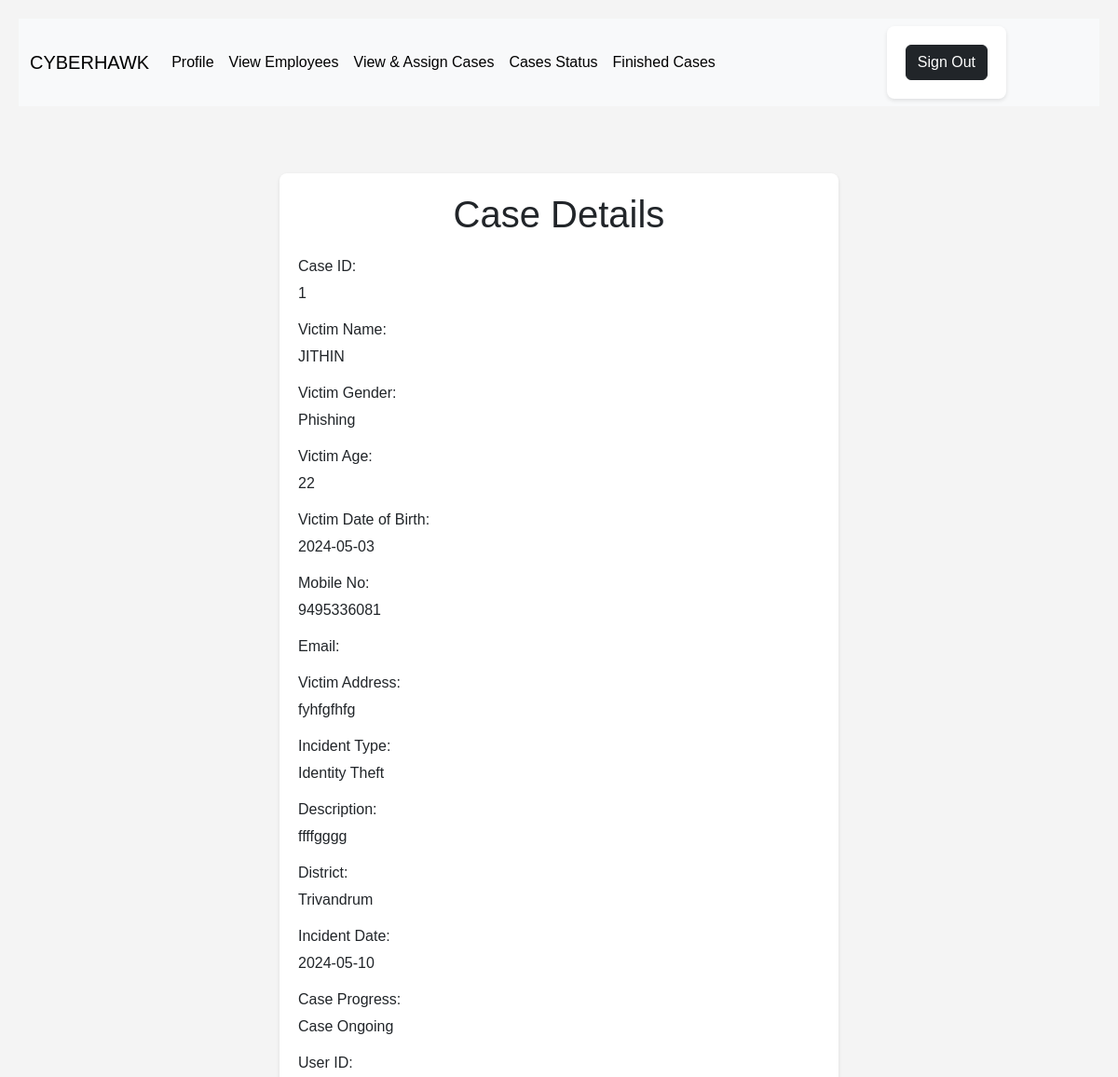
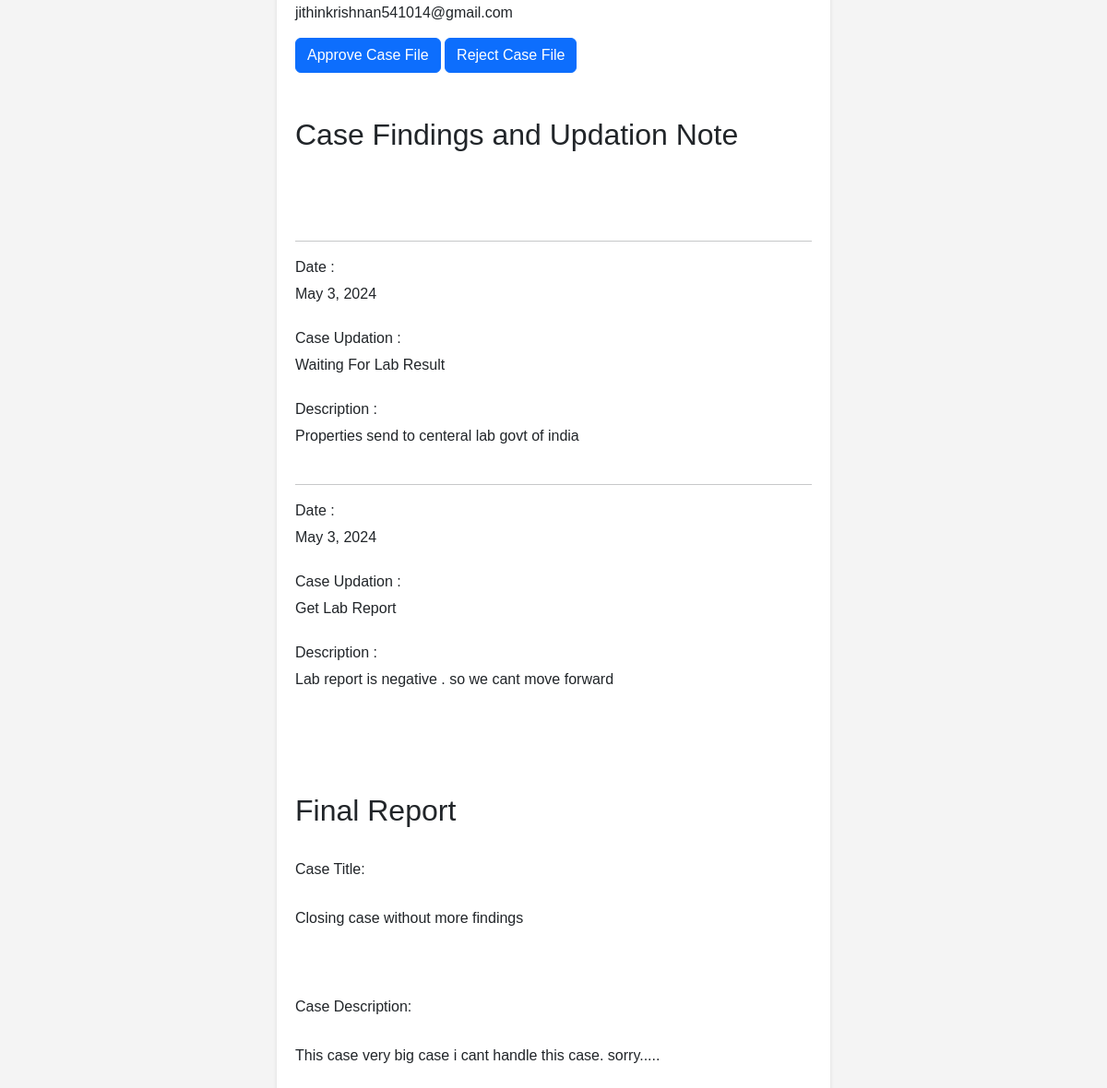
Screenshot of /Manager/CaseStatus2/1 with the database file from the repository (2 pictures, top to bottom).
### website/models.py (models this page shows)
class AllocateCase(models.Model):
    case_id = models.ForeignKey(crimetable,on_delete=models.CASCADE)
    office=models.ForeignKey(registrationtable,on_delete=models.CASCADE)
    casestatus=models.IntegerField(default=0)  # 0- Started , 1- Submitted
    ManagerApproval=models.IntegerField(default=0)
    AdminApproval=models.IntegerField(default=0)
    title=models.CharField(max_length=100,null=True)
    description=models.CharField(max_length=1000,null=True)
    statisfied_Sts=models.IntegerField(default=0)

class crimetable(models.Model):
    case_id = models.IntegerField(primary_key='true', auto_created="true")
    victim_name =models.CharField(max_length=30)
    victim_gender = models.CharField(max_length=50)
    victim_age =models.CharField(max_length=15)
    victim_dob = models.CharField(max_length=15)
    mobile_no = models.CharField(max_length=15)
    email = models.CharField(max_length=40)
    victim_address = models.CharField(max_length=50)
    incident_type = models.CharField(max_length=50)
    description = models.CharField(max_length=100)
    district = models.CharField(max_length=25)
    incident_date = models.CharField(max_length=20)
    case_progress = models.IntegerField(default=0) # 1- case closed , 0- registred , 2- case is on going
    userid=models.ForeignKey(registrationtable,on_delete=models.SET_NULL,null=True)
    def __str__(self):
        return (f"{self.case_id} {self.victim_name} {self.incident_type}")

class CaseFlow(models.Model):
    date=models.DateField(auto_now=True)
    findings=models.CharField(max_length=200)
    description=models.CharField(max_length=200)
    case_id = models.ForeignKey(crimetable,on_delete=models.CASCADE)

### Manager/views.py (the view)
# urls.py: path('CaseStatus2/<int:id>', views.CaseStatus2, name='CaseStatus2'),
def CaseStatus2(request,id):
    b=AllocateCase.objects.filter(id=id).first()
    c=CaseFlow.objects.filter(case_id=b.case_id)
    return render(request,"Manager/CaseStatus2.html",{"data":b,"c":c})

### templates/Manager/CaseStatus2.html (shortened to what this page needs)
{% extends 'Manager/home.html' %}
{% block content %}
   <br>
   <br>
   <br>
   <form id="bookingForm">
       <h1>Case Details</h1>
       <div>
        <label for="caseId">Case ID:</label>
        <span>{{ data.case_id.case_id }}</span>
    </div>
    <div>
        <label for="victimName">Victim Name:</label>
        <span>{{ data.case_id.victim_name }}</span>
    </div>
    <div>
        <label for="victimGender">Victim Gender:</label>
        <span>{{ data.case_id.victim_gender }}</span>
    </div>
    <div>
        <label for="victimAge">Victim Age:</label>
        <span>{{ data.case_id.victim_age }}</span>
    </div>
    <div>
        <label for="victimDob">Victim Date of Birth:</label>
        <span>{{ data.case_id.victim_dob }}</span>
    </div>
    <div>
        <label for="mobileNo">Mobile No:</label>
        <span>{{ data.case_id.mobile_no }}</span>
    </div>
    <div>
        <label for="email">Email:</label>
    </div>
    <div>
        <label for="victimAddress">Victim Address:</label>
        <span>{{ data.case_id.victim_address }}</span>
    </div>
    <div>
        <label for="incidentType">Incident Type:</label>
        <span>{{ data.case_id.incident_type }}</span>
    </div>
    <div>
        <label for="description">Description:</label>
        <span>{{ data.case_id.description }}</span>
    </div>
    <div>
        <label for="district">District:</label>
        <span>{{ data.case_id.district }}</span>
    </div>
    <div>
        <label for="incidentDate">Incident Date:</label>
        <span>{{ data.case_id.incident_date }}</span>
    </div>
    <div>
        <label for="caseProgress">Case Progress:</label>
        <span>
            {% if data.case_id.case_progress == 1 %}
                Case Closed
            {% elif data.case_id.case_progress == 0 %}
                Registered
            {% elif data.case_id.case_progress == 2 %}
                Case Ongoing
            {% endif %}
        </span>
    </div>
    <div>
        <label for="userId">User ID:</label>
        <span>{{ data.case_id.userid_id }}</span>
    </div>
    {% if data.casestatus == 1 %}
    <a href="{% url 'Manager:SubmitCase' data.id %}" class="btn btn-primary">Approve Case File</a>
    <a href="{% url 'Manager:CancelCase' data.id %}" class="btn btn-primary">Reject Case File</a>
    {% endif %}
       <br><br><br>
       <h2>Case Findings and Updation Note</h2>
       <br><br><br>
       <div id="workoutPlans">
           {% for i in  c %}
           <div>
           <hr>
           <label for="workoutName">Date :</label>
           <span>{{ i.date }} </span>
           <br>
           <br>
           <label for="workoutDescription">Case Updation :</label>
           <span>{{ i.findings }} </span>
           <br>
           <br>
           <label for="workoutStatus">Description :</label>{{ i.description }}
           <br>
           <br>
           </div>
           {% endfor %}
           <br><br><br>
           <h2>Final Report</h2> <br>
           <label for="case_title">Case Title:</label><br>
           {{ data.title }}
           <br><br><br><br>
           <label for="case_description">Case Description:</label><br>
        {{ data.description }}
{% endblock %}

### templates/Manager/home.html (shortened to what this page needs)
<!doctype html>
<html lang="en">
  <head>
    <link href="https://cdn.jsdelivr.net/npm/bootstrap@5.3.3/dist/css/bootstrap.min.css" rel="stylesheet">
  </head>
  <body>
    {% include 'Manager/employeenavbar.html' %}
    {% block content %}{% endblock %}
  </body>
</html>

### templates/Manager/employeenavbar.html (shortened to what this page needs)
<nav class="navbar navbar-expand-lg bg-body-tertiary">
  <div class="container-fluid">
    <a class="navbar-brand" href="#">CYBERHAWK</a>
    <div class="collapse navbar-collapse " id="navbarSupportedContent">
      <ul class="navbar-nav me-auto mb-2 mb-lg-0 ">
        <li class="nav-item">
          <a class="nav-link active" aria-current="page" href="{% url 'Manager:profile' %}">Profile</a>
        </li>
        <li class="nav-item">
          <a class="nav-link active" aria-current="page" href="{% url 'Manager:ViewEmployees' %}">View Employees</a>
        </li>
        <li class="nav-item">
          <a class="nav-link active" aria-current="page" href="{% url 'Manager:Assign' %}">View & Assign Cases</a>
        </li>
        <li class="nav-item">
          <a class="nav-link active" aria-current="page" href="{% url 'Manager:CaseStatus' %}">Cases Status</a>
        </li>
        <li class="nav-item">
          <a class="nav-link active" aria-current="page" href="{% url 'Manager:Finished' %}">Finished Cases</a>
        </li>
      </ul>
      <form class="d-flex" role="sign up">
        <a class="btn btn-dark" aria-current="page" href="{% url 'Guest:home' %}">Sign Out</a>
        </form>
    </div>
  </div>
</nav>

### templates/Manager/CaseStatus2.html (style rules this page uses)
body { font-family: Arial, sans-serif; background-color: #f4f4f4; padding: 20px; }
h1 { text-align: center; margin-bottom: 20px; }
form { background-color: #fff; padding: 20px; border-radius: 8px; box-shadow: 0 2px 4px rgba(0, 0, 0, 0.1); max-width: 600px; margin: 0 auto; }
form div { margin-bottom: 15px; }
label { display: block; margin-bottom: 5px; }

### rows the page displays
AllocateCase: case_id.case_id "1", case_id.victim_name "JITHIN", case_id.victim_gender "Phishing", case_id.victim_age "22", case_id.victim_dob "2024-05-03", case_id.mobile_no "9495336081", case_id.victim_address "fyhfgfhfg", case_id.incident_type "Identity Theft", case_id.description "ffffgggg", case_id.district "Trivandrum", case_id.incident_date "2024-05-10", case_id.userid_id "jithinkrishnan541014@gmail.com", title "Closing case without more findings", description "This case very big case i cant handle this case. sorry....."
CaseFlow: date "May 3, 2024", findings "Waiting For Lab Result", description "Properties send to centeral lab govt of india"
CaseFlow: date "May 3, 2024", findings "Get Lab Report", description "Lab report is negative . so we cant move forward"
